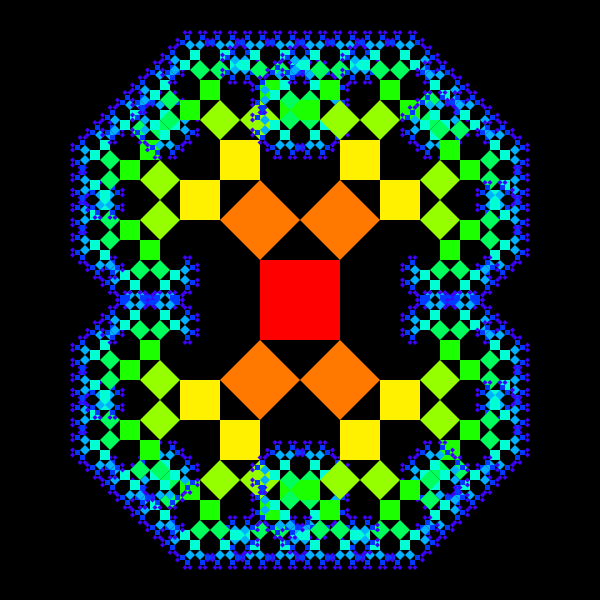
Frame 1 (no input)
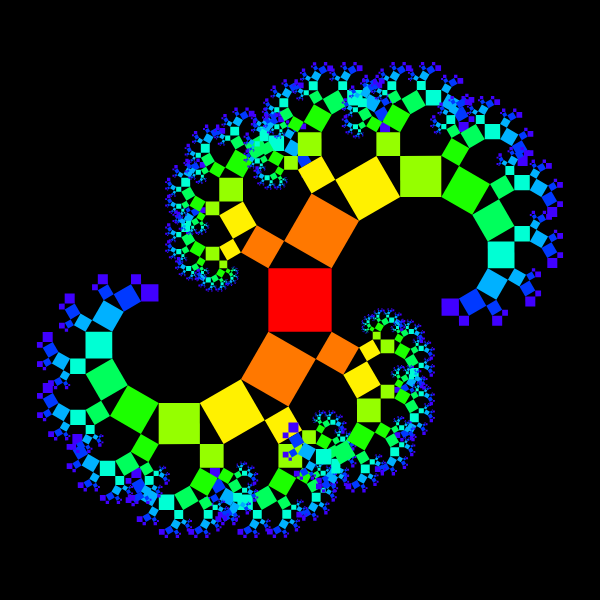
Frame 60 (no input)
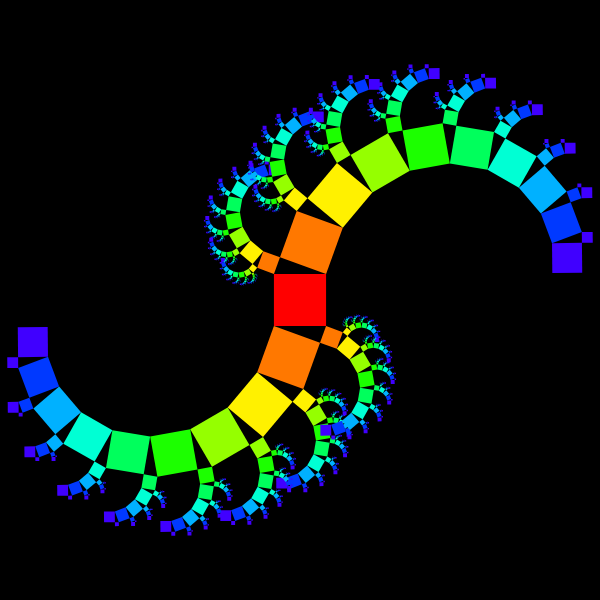
Frame 120 (the mouse pressed at the canvas centre since frame 60)

The p5.js sketch that drew these frames (run headless with seeded random() and noise() and a simulated clock; from frame 60 on, the mouse is pressed at the canvas centre):

// p5.js sketch
// ── sketch.js
let angle = 0;
let cont = 0;

function setup()
{
	createCanvas(600, 600);
	rectMode(CENTER);
	colorMode(HSB);
}

function draw()
{
	background(0);

	angle = /*PI/4;//*/map(sin(cont), -1, 1, (PI/2)/5, 4*(PI/2)/5);

	translate(width/2, height/2);
	//rotate(PI/2);

	noStroke();
	let size = map(abs(sin(cont)), 0, 1, 80, 50);

	fill(0, 255, 255);
	noStroke();
	//generateShape(3);

	drawRect(0, 0, size, 0, 1);

	cont += 0.01;
}

function generateShape(sides)
{
	let points = [];
	beginShape();
	for (let i=-PI/2; i<TWO_PI-PI/2; i += TWO_PI/sides)
	{
		vertex(50*cos(i), 50*sin(i));
		points.push(createVector(50*cos(i), 50*sin(i)));
	}
	endShape(CLOSE);


	for (let i=1; i<points.length; i++)
	{
		index = i%points.length;
		let side = dist(points[i].x, points[i].y, points[i-1].x, points[i-1].y) 
		let ang = atan2(points[i].y-points[i-1].y, points[i].x-points[i-1].x);
		let untilClosestEdge = sqrt(pow(50,2) - pow((side/2),2));
		let totalDistance = side/2 + untilClosestEdge;

		drawRect(totalDistance*cos(i), totalDistance*sin(i), side, i-PI/2, 2);
	}
}

function drawRect(px, py, size, ang, index)
{
	fill(map(index, 1, 10, 0, 255), 255, 255);
	//fill(255);

	rect(px, py, size, size);

	//newSize/size = cos(theta)
	//newSize = cos(theta)*size

	if(index<10)
	{
		let newSize;

		fill(map(index+0.5, 1, 10, 0, 255), 255, 255);
		//triangle(px-size/2, py-size/2, px+size/2, py-size/2, px-size/2+(cos(angle)*size), py-size/2-(sin(angle)*size));

		push();
		translate(px-size/2, py-size/2);
		rotate(ang-angle);
		newSize = cos(angle)*size;
		translate(newSize/2, -newSize/2);
		drawRect(0, 0, newSize, ang, index+1);
		pop();

		push();
		translate(px+size/2, py-size/2);
		rotate(ang-angle);
		newSize = sin(angle)*size;
		translate(newSize/2, -newSize/2);
		rotate(PI/2);
		drawRect(0, 0, newSize, ang, index+1);
		pop();

		if(index == 1)
		{
			push();
			translate(px-size/2, py+size/2);
			rotate(PI+ang-angle);
			newSize = sin(angle)*size;
			translate(newSize/2, -newSize/2);
			rotate(PI/2);
			drawRect(0, 0, newSize, ang, index+1);
			pop();

			push();
			translate(px+size/2, py+size/2);
			rotate(PI+ang-angle);
			newSize = cos(angle)*size;
			translate(newSize/2, -newSize/2);
			//rotate(PI/2);
			drawRect(0, 0, newSize, ang, index+1);
			pop();
		}
	}
}
